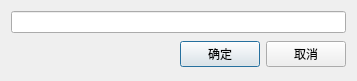
<?xml version="1.0" encoding="UTF-8"?>
<ui version="4.0">
 <class>BatchLineEditUI</class>
 <widget class="QDialog" name="BatchLineEditUI">
  <property name="geometry">
   <rect>
    <x>0</x>
    <y>0</y>
    <width>357</width>
    <height>77</height>
   </rect>
  </property>
  <property name="windowTitle">
   <string>输入</string>
  </property>
  <layout class="QVBoxLayout" name="verticalLayout">
   <item>
    <widget class="QLineEdit" name="lineEdit"/>
   </item>
   <item>
    <layout class="QHBoxLayout">
     <property name="spacing">
      <number>6</number>
     </property>
     <property name="margin">
      <number>0</number>
     </property>
     <item>
      <spacer>
       <property name="orientation">
        <enum>Qt::Horizontal</enum>
       </property>
       <property name="sizeHint" stdset="0">
        <size>
         <width>131</width>
         <height>31</height>
        </size>
       </property>
      </spacer>
     </item>
     <item>
      <widget class="QPushButton" name="okButton">
       <property name="text">
        <string>确定</string>
       </property>
      </widget>
     </item>
     <item>
      <widget class="QPushButton" name="cancelButton">
       <property name="text">
        <string>取消</string>
       </property>
      </widget>
     </item>
    </layout>
   </item>
  </layout>
 </widget>
 <resources/>
 <connections>
  <connection>
   <sender>okButton</sender>
   <signal>clicked()</signal>
   <receiver>BatchLineEditUI</receiver>
   <slot>accept()</slot>
   <hints>
    <hint type="sourcelabel">
     <x>278</x>
     <y>253</y>
    </hint>
    <hint type="destinationlabel">
     <x>96</x>
     <y>254</y>
    </hint>
   </hints>
  </connection>
  <connection>
   <sender>cancelButton</sender>
   <signal>clicked()</signal>
   <receiver>BatchLineEditUI</receiver>
   <slot>reject()</slot>
   <hints>
    <hint type="sourcelabel">
     <x>369</x>
     <y>253</y>
    </hint>
    <hint type="destinationlabel">
     <x>179</x>
     <y>282</y>
    </hint>
   </hints>
  </connection>
 </connections>
</ui>
